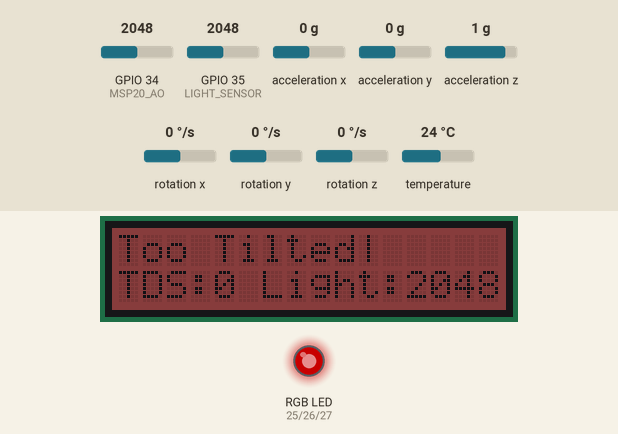
Bench run of a sketch on a simulated ESP32. Parts: 16×2 character LCD, an RGB LED mixed from three pins (HIGH = lit). Inputs (shaded band) come from the test bench; at power-on: GPIO 35 (LIGHT_SENSOR) = 2048, GPIO 34 (MSP20_AO) = 2048, acceleration x 0 g, acceleration y 0 g, acceleration z 1 g, rotation x 0 °/s, rotation y 0 °/s, rotation z 0 °/s, temperature 24 °C. Dim RGB values are drawn brighter than linear; what the sketch prints to the serial monitor is not drawn.

Above: at 3.6 s.
3.7 s: GPIO 35 (LIGHT_SENSOR) set to 2942
At 6.4 s:
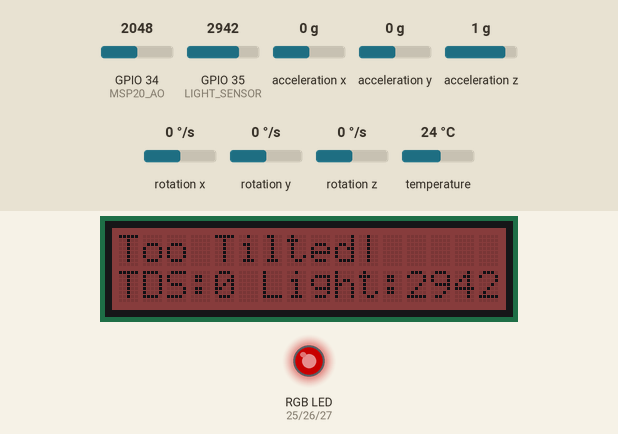
6.8 s: GPIO 35 (LIGHT_SENSOR) set to 3065
At 8.9 s:
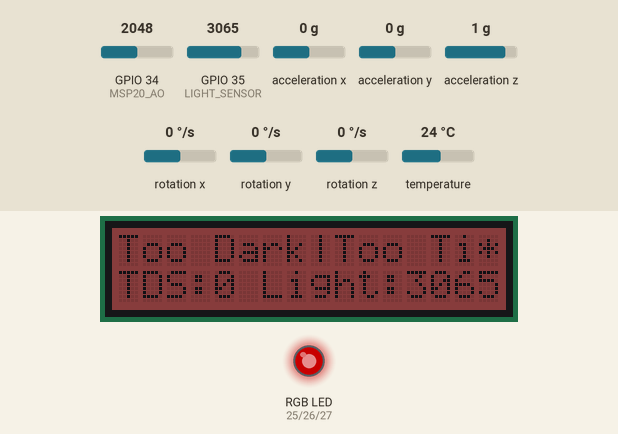
9.2 s: GPIO 35 (LIGHT_SENSOR) set to 2960
At 10.6 s:
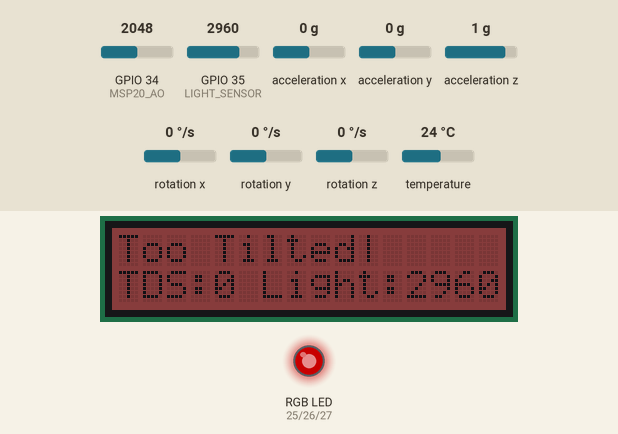
Timing chart, 0 to 12.2 s (numbered marks = the images above; inputs shaded):
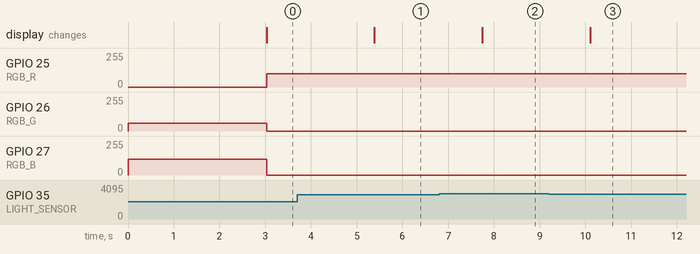

Measured:
- the behaviour switches between 3000 and 3001 on GPIO 35 (LIGHT_SENSOR) (found by bisection; images 1 and 2)
- after the input at 3.7 s, the display: changes after 1.7 s (image 1)
- after the input at 6.8 s, the display: changes after 0.95 s (image 2)
- after the input at 9.2 s, the display: changes after 0.91 s (image 3)

The sketch:

pond_freshwater_sensor.ino
```cpp
#include <Wire.h>
#include "DFRobot_RGBLCD1602.h"
#include <Adafruit_MPU6050.h>
#include <Adafruit_Sensor.h>
#include <math.h>
#include <HardwareSerial.h>

// ===================== 引脚定义 =====================
#define TDS_RX        32
#define TDS_TX        33
#define MSP20_AO      34
#define LIGHT_SENSOR  35

#define RGB_R         25
#define RGB_G         26
#define RGB_B         27

// ===================== 阈值定义 =====================
// 水质阈值 (TDS>600为差)
#define TDS_BAD_THRESHOLD   600
// 光线阈值 (模拟值<300为暗)
#define LIGHT_DARK_THRESHOLD 3000
// 压力阈值 (模拟值>2000为超标)
#define PRESSURE_HIGH_THRESHOLD 2000
// 波动/倾斜阈值 (对齐1.cpp逻辑)
#define SAMPLE_COUNT 10
#define TILT_SAMPLE_COUNT 5
#define VAR_THRESHOLD_WAVE 0.1    // 波动剧烈阈值
#define TILT_THRESHOLD 20.0       // 倾斜过大阈值 (度)

// ===================== 设备初始化 =====================
const int initroll=-90;
DFRobot_RGBLCD1602 lcd(0x2D, 16, 2);
Adafruit_MPU6050 mpu;
HardwareSerial SerialTDS(2);

// ===================== TDS相关变量 =====================
unsigned char rdata[20];
unsigned int count2 = 0;
unsigned int ec = 0, getflag = 0, t = 0, ec1 = 0;
unsigned char getdata2;
int jishuflag = 0;

// ===================== 传感器数据变量 =====================
float temperature, pitch, roll;
int pressureValue, lightValue;
// 波动/倾斜检测变量
float accelX[SAMPLE_COUNT];
float accelY[SAMPLE_COUNT];
float tiltAnglesX[TILT_SAMPLE_COUNT];
float tiltAnglesY[TILT_SAMPLE_COUNT];

// ===================== RGB + LCD背光同步 =====================
void setRGB(int r, int g, int b) {
  analogWrite(RGB_R, r);
  analogWrite(RGB_G, g);
  analogWrite(RGB_B, b);
  lcd.setRGB(r, g, b);  // 背光完全同步
}

// ===================== 发送TDS查询指令 =====================
void getTDS() {
  SerialTDS.write(0xA0);
  SerialTDS.write(0x00);
  SerialTDS.write(0x00);
  SerialTDS.write(0x00);
  SerialTDS.write(0x00);
  SerialTDS.write(0xA0);
}


// ===================== 读取TDS（修复版，无serialEvent） =====================
void readTDS() {
  while (SerialTDS.available() > 0) {
    getdata2 = SerialTDS.read();
    rdata[count2] = getdata2;

    if (rdata[count2] == 0xAA) {
      count2 = 0;
      rdata[0] = 0xAA;
      count2++;
      getflag = 1;
    } else {
      if (count2 < 19) count2++;
    }
  }
}

// ===================== 波动/倾斜检测工具函数 =====================
// 计算方差
float calculateVariance(float *data, int count) {
  float sum = 0, mean = 0, variance = 0;
  for (int i = 0; i < count; i++) sum += data[i];
  mean = sum / count;
  for (int i = 0; i < count; i++) variance += sq(data[i] - mean);
  return variance / count;
}

// 计算数组平均值
float calculateMean(float *data, int count) {
  float sum = 0;
  for (int i = 0; i < count; i++) sum += data[i];
  return sum / count;
}

// 计算X/Y轴倾斜角 (度)
float getTiltAngleX(float ax, float ay, float az) {
  return atan2(ay, sqrt(ax*ax + az*az)) * RAD_TO_DEG;
}
float getTiltAngleY(float ax, float ay, float az) {
  return atan2(-ax, sqrt(ay*ay + az*az)) * RAD_TO_DEG;
}

// ===================== 波动/倾斜检测主函数 =====================
bool checkWaveAndTilt(String &errorMsg) {
  // 1. 采集加速度/倾斜数据
  for (int i = 0; i < SAMPLE_COUNT; i++) {
    sensors_event_t a, g, tmp;
    mpu.getEvent(&a, &g, &tmp);
    float ax = a.acceleration.x;
    float ay = a.acceleration.y;
    float az = a.acceleration.z;

    accelX[i] = ax;
    accelY[i] = ay;

    // 采集倾斜角数据 (滑动窗口)
    if (i < TILT_SAMPLE_COUNT) {
      tiltAnglesX[i] = fabs(getTiltAngleX(ax, ay, az)); // 取绝对值
      tiltAnglesY[i] = fabs(getTiltAngleY(ax, ay, az));
    }
    delay(50);
  }

  // 2. 计算波动方差
  float varX = calculateVariance(accelX, SAMPLE_COUNT);
  float varY = calculateVariance(accelY, SAMPLE_COUNT);
  float totalVariance = varX + varY;

  // 3. 计算平均倾斜角 (初始roll补偿：原始roll为-90，需修正偏移)
  float avgTiltX = calculateMean(tiltAnglesX, TILT_SAMPLE_COUNT) - 90 - initroll;
  float avgTiltY = calculateMean(tiltAnglesY, TILT_SAMPLE_COUNT) - 90;

  // 4. 判断波动/倾斜异常
  bool isTooWavy = (totalVariance >= VAR_THRESHOLD_WAVE);
  bool isTooTilted = (abs(avgTiltX) >= TILT_THRESHOLD) || (abs(avgTiltY) >= TILT_THRESHOLD);
  Serial.printf("%.1f %.1f\n", avgTiltX, avgTiltY);

  if (isTooWavy) {
    errorMsg += "Too Wavy|";
  }
  if (isTooTilted) {
    errorMsg += "Too Tilted|";
  }

  return isTooWavy || isTooTilted;
}

// ===================== 综合状态检测 =====================
void checkAllStatus(String &mainMsg, String &subMsg, int &rgbR, int &rgbG, int &rgbB) {
  String errorMsg = "";
  bool isAbnormal = false;

  // 1. 水质检测 (TDS>600为差)
  if (ec > TDS_BAD_THRESHOLD) {
    errorMsg += "TDS Bad|";
    isAbnormal = true;
  }

  // 2. 光线检测 (模拟值<300为暗)
  if (lightValue > LIGHT_DARK_THRESHOLD) {
    errorMsg += "Too Dark|";
    isAbnormal = true;
  }

  // 3. 压力检测 (模拟值>2000为超标)
  /*if (pressureValue < PRESSURE_HIGH_THRESHOLD) {
    errorMsg += "Shallow Water|";
    isAbnormal = true;
  }*/

  // 4. 波动/倾斜检测
  bool waveTiltError = checkWaveAndTilt(errorMsg);
  if (waveTiltError) {
    isAbnormal = true;
  }

  // 5. 状态消息与颜色配置
  if (isAbnormal) {
    mainMsg = errorMsg;
    subMsg = "TDS:" + String(ec) + " Light:" + String(lightValue);
    rgbR = 100; rgbG = 0; rgbB = 0; // 红色：异常
  } else {
    mainMsg = "Environment fit: ";
    subMsg = "TDS:" + String(ec) + " Light:" + String(lightValue);
    rgbR = 0; rgbG = 100; rgbB = 0; // 绿色：正常
  }

  // 截断过长的异常信息（适配16字符LCD）
  if (mainMsg.length() > 16) {
    mainMsg = mainMsg.substring(0, 15) + "*";
  }
  if (subMsg.length() > 16) {
    subMsg = subMsg.substring(0, 15) + "*";
  }
}

// ===================== 初始化 =====================
void setup() {
  Serial.begin(115200);
  SerialTDS.begin(9600, SERIAL_8N1, TDS_RX, TDS_TX);

  pinMode(RGB_R, OUTPUT);
  pinMode(RGB_G, OUTPUT);
  pinMode(RGB_B, OUTPUT);
  setRGB(0, 60, 120); // 初始化蓝色

  lcd.init();
  lcd.clear();
  lcd.print("System Ready");
  delay(1500);

  // 初始化MPU6050
  if (!mpu.begin()) {
    lcd.clear();
    lcd.print("MPU6050 Error");
    while (1) delay(10);
  }
  mpu.setAccelerometerRange(MPU6050_RANGE_2_G); // 对齐1.cpp的2g量程
  mpu.setGyroRange(MPU6050_RANGE_250_DEG);
  mpu.setFilterBandwidth(MPU6050_BAND_21_HZ);
  delay(100);
}

// ===================== 主循环 =====================
void loop() {
  // 1. 发送查询并读取TDS
  getTDS();
  delay(800);
  readTDS();

  // 2. 解析TDS数据
  if (getflag == 1) {
    getflag = 0;
    jishuflag++;

    if (count2 >= 5) {
      // 温度解析
      t = (rdata[3] / 16) * 4096 + (rdata[3] % 16) * 256 + rdata[4];
      // 原始EC
      ec1 = (rdata[1] / 16) * 4096 + (rdata[1] % 16) * 256 + rdata[2];
      // 温度补偿
      if (t > 2500) {
        ec = (ec1 + (t - 2500) * 0.00011) / (1 + (t - 2500) * 0.000388);
      } else {
        ec = (ec1 - (2500 - t) * 0.00011) / (1 - (2500 - t) * 0.000388);
      }
    }
  }

  // 3. 读取其他传感器
  sensors_event_t a, g, tmp;
  mpu.getEvent(&a, &g, &tmp);
  temperature = tmp.temperature;
  pitch = atan2(a.acceleration.y, sqrt(a.acceleration.x*a.acceleration.x + a.acceleration.z*a.acceleration.z)) * RAD_TO_DEG;
  roll  = atan2(-a.acceleration.x, a.acceleration.z) * RAD_TO_DEG;

  pressureValue = analogRead(MSP20_AO);
  lightValue = analogRead(LIGHT_SENSOR);

  // 4. 检测所有状态并获取显示/颜色配置
  String mainMsg, subMsg;
  int rgbR, rgbG, rgbB;
  checkAllStatus(mainMsg, subMsg, rgbR, rgbG, rgbB);

  // 5. LCD显示更新
  lcd.clear();
  lcd.setCursor(0, 0); lcd.print(mainMsg);
  lcd.setCursor(0, 1); lcd.print(subMsg);

  // 6. RGB背光/LED同步
  setRGB(rgbR, rgbG, rgbB);

  // 7. 串口输出调试
  Serial.printf("温度:%.1f°C TDS:%d 光感:%d 水压:%d Roll:%.1f°\n",
                t/100.0, ec, lightValue, pressureValue, roll);
  Serial.printf("状态: %s | %s\n", mainMsg.c_str(), subMsg.c_str());

  delay(1000); // 主循环延迟，降低刷新率
}
```
